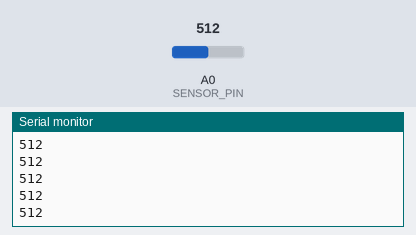
Recording of a sketch running on a simulated Arduino Uno, built with avr-gcc and run on an emulated ATmega328P. Shown: the last lines printed to the serial monitor. The inputs (shaded band) are chosen by the test bench; at power-on: A0 (SENSOR_PIN) = 512.

Above: at 1.2 s.
1.3 s: A0 (SENSOR_PIN) set to 716
At 1.31 s:
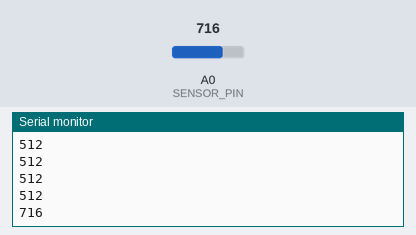
2.8 s: A0 (SENSOR_PIN) set to 900
At 2.81 s:
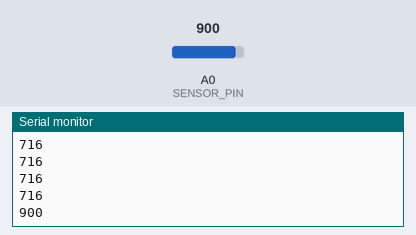
Timing chart, 0 to 5.8 s (numbered marks = the images above; inputs shaded):
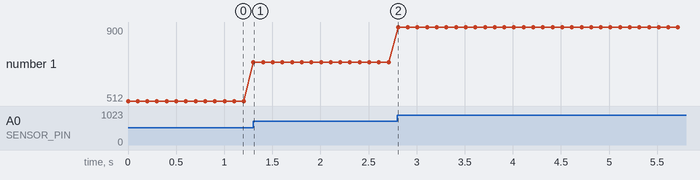

Measured:
- after the input at 1.3 s, the serial monitor: prints a new line at once (image 1)
- after the input at 2.8 s, the serial monitor: prints a new line at once (image 2)
- plotted number 1: 512 → 716 after the input at 1.3 s, 716 → 900 after the input at 2.8 s

The sketch:

sensor_batimento.ino
```cpp
#define SENSOR_PIN A0

void setup() {
  Serial.begin(9600);
}

void loop() {
  int valorSensor = analogRead(SENSOR_PIN);

  Serial.println(valorSensor);
  delay(100);
}
```
